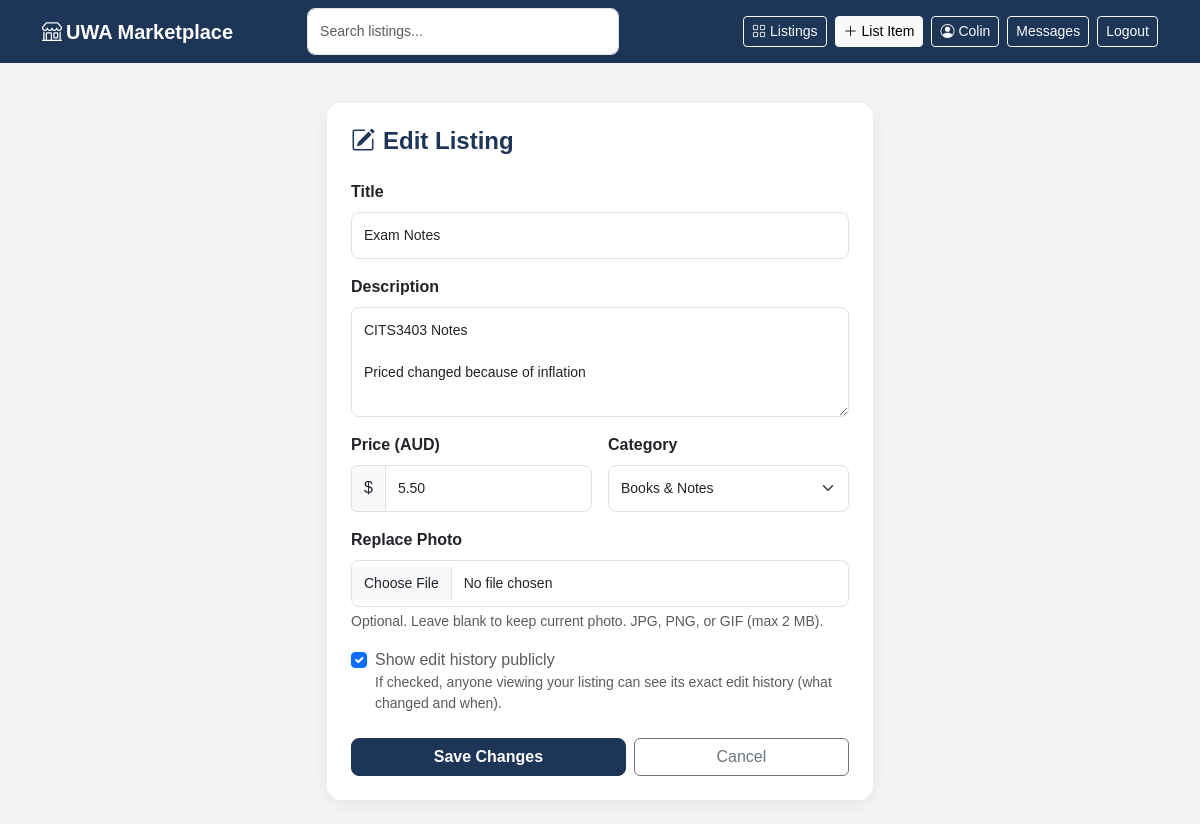
Page /listings/2/edit (signed in) on the earlier database version.
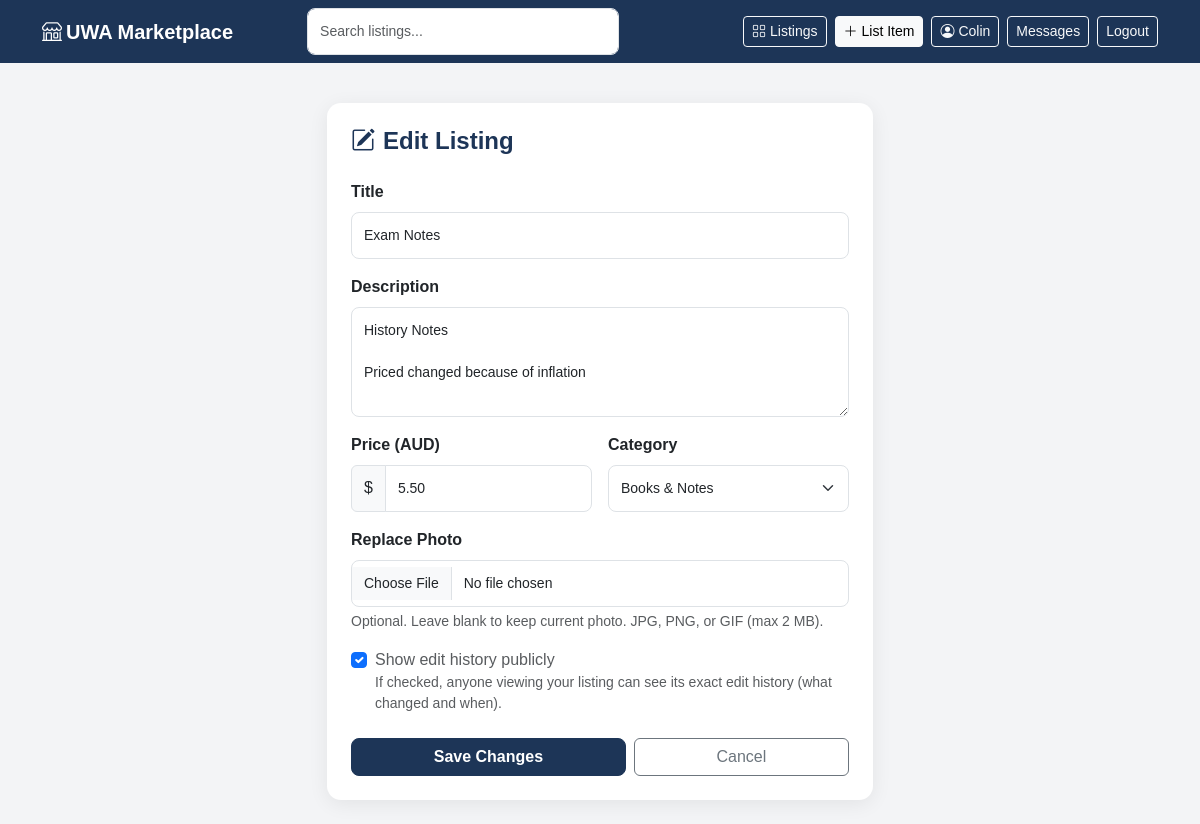
Same page on the later database version.
### app/models.py (models this page shows, shortened)
class User(db.Model, UserMixin):
    id = db.Column(db.Integer, primary_key=True)
    username = db.Column(db.String(64), unique=True, nullable=False)
    email = db.Column(db.String(120), unique=True, nullable=False)
    password_hash = db.Column(db.String(256), nullable=False)
    member_since = db.Column(db.DateTime, default=datetime.utcnow)
    bio = db.Column(db.Text, default='')
    avatar_url = db.Column(db.String(256), nullable=True)
    listings = db.relationship('Listing', backref='seller', lazy='dynamic')

class Listing(db.Model):
    id = db.Column(db.Integer, primary_key=True)
    title = db.Column(db.String(120), nullable=False)
    description = db.Column(db.Text, nullable=False)
    price = db.Column(db.Float, nullable=False)
    category = db.Column(db.String(64), nullable=False)
    image_url = db.Column(db.String(256), nullable=True)
    is_active = db.Column(db.Boolean, default=True)
    show_history = db.Column(db.Boolean, default=True)   # seller can hide edit history
    created_at = db.Column(db.DateTime, default=datetime.utcnow)
    seller_id = db.Column(db.Integer, db.ForeignKey('user.id'), nullable=False)
    edits = db.relationship(
        'ListingEdit',
        backref='listing',
        lazy='dynamic',
        order_by='ListingEdit.edited_at.desc()'
    )

### app/routes/listings.py (the view, shortened to what this page needs)
@bp.route('/<int:listing_id>/edit', methods=['GET', 'POST'])
@login_required
def edit(listing_id):
    listing = Listing.query.get_or_404(listing_id)
    if listing.seller_id != current_user.id:
        flash('Not authorised.', 'error')
        return redirect(url_for('listings.detail', listing_id=listing_id))
    form = EditListingForm(obj=listing)
    if request.method == 'GET':
        form.show_history.data = listing.show_history
    return render_template('listings/edit.html', form=form, listing=listing)

### app/forms.py
class EditListingForm(FlaskForm):
    title = StringField('Title', validators=[DataRequired(), Length(max=120)])
    description = TextAreaField('Description', validators=[DataRequired()])
    price = DecimalField('Price (AUD)', validators=[DataRequired(), NumberRange(min=0)])
    category = SelectField('Category', choices=[
        ('books', 'Books & Notes'),
        ('electronics', 'Electronics'),
        ('clothing', 'Clothing'),
        ('furniture', 'Furniture'),
        ('other', 'Other'),
    ])
    image = FileField('Replace Photo', validators=[
        Optional(),
        FileAllowed(['jpg', 'jpeg', 'png', 'gif', 'webp'], 'Images only.')
    ])
    show_history = BooleanField('Show edit history publicly')
    submit = SubmitField('Save Changes')

### app/models.py (called while the page is built)
@login_manager.user_loader
def load_user(user_id):
    return User.query.get(int(user_id))

### app/templates/listings/edit.html (shortened to what this page needs)
{% extends "base.html" %}
{% block content %}
<div class="row justify-content-center">
    <div class="col-md-7 col-lg-6">
        <div class="card p-4">
            <h4 class="fw-bold mb-4" style="color:#1d3557;">
                <i class="bi bi-pencil-square me-2"></i>Edit Listing
            </h4>
            <form method="POST" enctype="multipart/form-data">
                <div class="mb-3">
                    <label class="form-label fw-semibold">{{ form.title.label.text }}</label>
                    {{ form.title(class_="form-control", placeholder="What are you selling?") }}
                </div>
                <div class="mb-3">
                    <label class="form-label fw-semibold">{{ form.description.label.text }}</label>
                    {{ form.description(class_="form-control", rows=4, placeholder="Describe your item…") }}
                </div>
                <div class="row g-3 mb-3">
                    <div class="col-sm-6">
                        <label class="form-label fw-semibold">{{ form.price.label.text }}</label>
                        <div class="input-group">
                            <span class="input-group-text">$</span>
                            {{ form.price(class_="form-control", placeholder="0.00") }}
                        </div>
                    </div>
                    <div class="col-sm-6">
                        <label class="form-label fw-semibold">{{ form.category.label.text }}</label>
                        {{ form.category(class_="form-select") }}
                    </div>
                </div>
                <div class="mb-3">
                    <label class="form-label fw-semibold">{{ form.image.label.text }}</label>
                    {{ form.image(class_="form-control") }}
                    <div class="form-text">Optional. Leave blank to keep current photo. JPG, PNG, or GIF (max 2 MB).</div>
                </div>
                <div class="form-check mb-4">
                    {{ form.show_history(class_="form-check-input") }}
                    <label class="form-check-label text-muted" for="show_history">
                        {{ form.show_history.label.text }}
                    </label>
                    <div class="form-text mt-0">If checked, anyone viewing your listing can see its exact edit history (what changed and when).</div>
                </div>
                <div class="d-flex gap-2">
                    {{ form.submit(class_="btn btn-primary flex-grow-1") }}
                    <a href="{{ url_for('listings.detail', listing_id=listing.id) }}" class="btn btn-outline-secondary flex-grow-1">Cancel</a>
                </div>
            </form>
        </div>
    </div>
</div>
{% endblock %}

### app/templates/base.html (shortened to what this page needs)
<!DOCTYPE html>
<html lang="en">
<head>
    <link href="https://cdn.jsdelivr.net/npm/bootstrap@5.3.0/dist/css/bootstrap.min.css" rel="stylesheet" />
    <link href="https://cdn.jsdelivr.net/npm/bootstrap-icons@1.11.0/font/bootstrap-icons.css" rel="stylesheet" />
    <link rel="stylesheet" href="{{ url_for('static', filename='css/style.css') }}" />
</head>
<body>
    <nav class="navbar navbar-expand-lg navbar-dark" style="background-color: #1d3557;">
        <div class="container">
            <a class="navbar-brand fw-bold" href="{{ url_for('index') }}">
                <i class="bi bi-shop me-1"></i>UWA Marketplace
            </a>
            <div class="collapse navbar-collapse" id="navbarMain">
                {% if request.endpoint not in ['auth.login', 'auth.register', 'auth.forgot_password', 'auth.reset_password'] %}
                    <form class="d-flex mx-auto" style="width: 320px;" action="{{ url_for('listings.index') }}" method="get">
                        <input id="nav-search" class="form-control me-2" type="search" name="q"
                               placeholder="Search listings..." value="{{ request.args.get('q', '') }}" />
                    </form>
                {% else %}
                    <div class="mx-auto"></div>
                {% endif %}
                <div class="ms-auto d-flex gap-2 align-items-center">
                    <a href="{{ url_for('listings.index') }}" class="btn btn-sm btn-outline-light">
                        <i class="bi bi-grid me-1"></i>Listings
                    </a>
                    {% if current_user.is_authenticated %}
                        <a href="{{ url_for('listings.new') }}" class="btn btn-sm btn-light">
                            <i class="bi bi-plus-lg me-1"></i>List Item
                        </a>
                        <a href="{{ url_for('profile.view', user_id=current_user.id) }}" class="btn btn-sm btn-outline-light">
                            <i class="bi bi-person-circle me-1"></i>{{ current_user.username.split()[0] }}
                        </a>
                        <a href="{{ url_for('chat.inbox') }}" class="btn btn-sm btn-outline-light">
                            Messages <span id="global-unread-dot" style="display:none; color:red;">●</span>
                        </a>
                        <a href="{{ url_for('auth.logout') }}" class="btn btn-sm btn-outline-light">
                            Logout
                        </a>
                    {% else %}
                        <a href="{{ url_for('auth.login') }}" class="btn btn-sm btn-outline-light">Log In</a>
                        <a href="{{ url_for('auth.register') }}" class="btn btn-sm btn-light">Sign Up</a>
                    {% endif %}
                </div>
            </div>
        </div>
    </nav>
    <main class="container py-4">
        {% block content %}{% endblock %}
    </main>
</body>
</html>

### app/static/css/style.css (style rules this page uses)
:root { --navy: #1d3557; --navy-dark: #16324f; --navy-light: #e8eef4; --text-muted: #6b7280; --bg: #f3f4f6; --white: #ffffff; --success: #198754; --radius-card: 14px; --radius-input: 8px; --shadow-card: 0 4px 20px rgba(0, 0, 0, 0.07); }
* { box-sizing: border-box; }
body { background-color: var(--bg); font-family: Arial, sans-serif; color: #1f2937; }
.card { border: none; border-radius: var(--radius-card); box-shadow: var(--shadow-card); }
.form-control, .form-select { border-radius: var(--radius-input); font-size: 14px; padding: 12px; }
.btn-primary { background-color: var(--navy); border-color: var(--navy); border-radius: var(--radius-input); font-weight: 600; }
* { box-sizing: border-box; margin: 0; padding: 0; font-family: Arial, sans-serif; }
body { background-color: #f3f4f6; color: #1f2937; }

Differences in the rows shown:
changed Listing "Exam Notes": description "CITS3403 Notes Priced changed because of inflation" → "History Notes Priced changed because of inflation"
